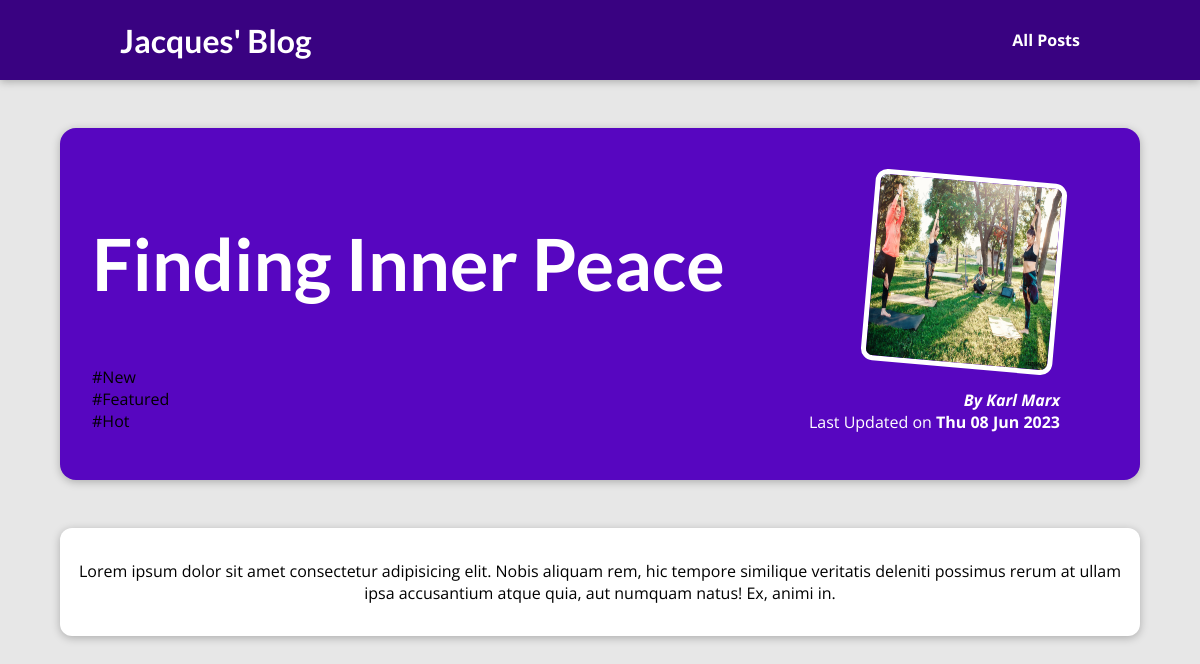
Page /posts/finding-inner-peace on the committed database.
### blog/models.py (models this page shows, shortened)
class Post(models.Model):
    title = models.CharField(max_length=200)
    excerpt = models.CharField(max_length=200)
    image = models.ImageField(upload_to="")
    date = models.DateField(auto_now=True)
    slug = models.SlugField(unique=True, max_length=200, db_index=True)
    content = models.TextField(validators=[MinLengthValidator(10)])
    author = models.ForeignKey(
        Author, on_delete=models.SET_NULL, null=True, related_name="posts"
    )
    tags = models.ManyToManyField(Tag)

class Tag(models.Model):
    caption = models.CharField(max_length=20)

class Author(models.Model):
    first_name = models.CharField(max_length=100)
    last_name = models.CharField(max_length=100)
    email = models.EmailField()
    def full_name(self):
        return f"{self.first_name} {self.last_name}"
    def __str__(self):
        return self.full_name()

### blog/views.py (the view)
# urls.py: path("posts/<slug:slug>", views.post_detail, name="post-detail-page"),
def post_detail(request, slug):
    post = get_object_or_404(Post, slug=slug)
    author = post.author
    tag = post.tags
    print(tag)
    return render(request, "blog/post_detail.html", {
        "post": post,
        "tags": post.tags.all()
    })

### blog/templates/blog/post_detail.html (shortened to what this page needs)
{% extends 'base.html' %}
{% load static %}
{% block css_files %}
    <link rel="stylesheet" href="{% static 'blog/post-detail.css' %}">
{% endblock css_files %}
{% block content %}
    <section id="summary">
        <h2>{{post.title}}</h2>
        {% for tag in tags %}
        <div>#{{tag.caption}}</div>
        {% endfor %}
        <article>
            <img src="{% static 'blog/images/' %}{{post.image}}" alt="{{post.title}}">
            <address>By <a href="mailto:{{post.author.email}}">{{post.author}}</a></address>
            <div>
                Last Updated on <time>{{post.date|date:"D d M Y"}}</time>
            </div>
        </article>
    </section>
    <main>
        <p>{{post.content|linebreaks}}</p>
    </main>
{% endblock content %}

### blog/static/blog/post-detail.css (style rules this page uses)
body { background-color: #e7e7e7; }
#summary { margin: 8rem auto 3rem auto; padding: 2rem; width: 90%; max-width: 90rem; border-radius: 16px; background-color: #5706c0; position: relative; box-shadow: 0 2px 8px rgba(0, 0, 0, 0.25); height: 22rem; }
#summary h2 { color: white; font-size: 4.5rem; }
#summary article { position: absolute; top: 2rem; right: 3rem; padding: 1rem 2rem; border-radius: 12px; text-align: right; color: white; }
#summary article img { width: 12rem; height: 12rem; border-radius: 12px; transform: rotateZ(5deg); border: 5px solid white; margin-bottom: 1rem; }
#summary address { font-weight: bold; }
#summary a { color: white; text-decoration: none; }
#summary time { font-weight: bold; }
main { width: 90%; max-width: 90rem; margin: 3rem auto; background-color: white; padding: 1rem; border-radius: 12px; box-shadow: 0 2px 8px rgba(0, 0, 0, 0.25); text-align: center; }

### static/app.css (style rules this page uses)
* { box-sizing: border-box; }
html { font-family: 'Open Sans', 'Lato', sans-serif; }
body { margin: 0; }
h1, h2, h3 { font-family: 'Lato', sans-serif; font-weight: bold; }

### rows in the picture
Post: title "Finding Inner Peace", image (picture), author "Karl Marx", date "Thu 08 Jun 2023", content "Lorem ipsum dolor sit amet consectetur adipisicing elit. Nobis aliquam rem, hic tempore similique veritatis deleniti possimus rerum at ullam ipsa accusantium atque quia, aut numquam natus! Ex, animi in."
Tag: caption "New"
Tag: caption "Featured"
Tag: caption "Hot"
